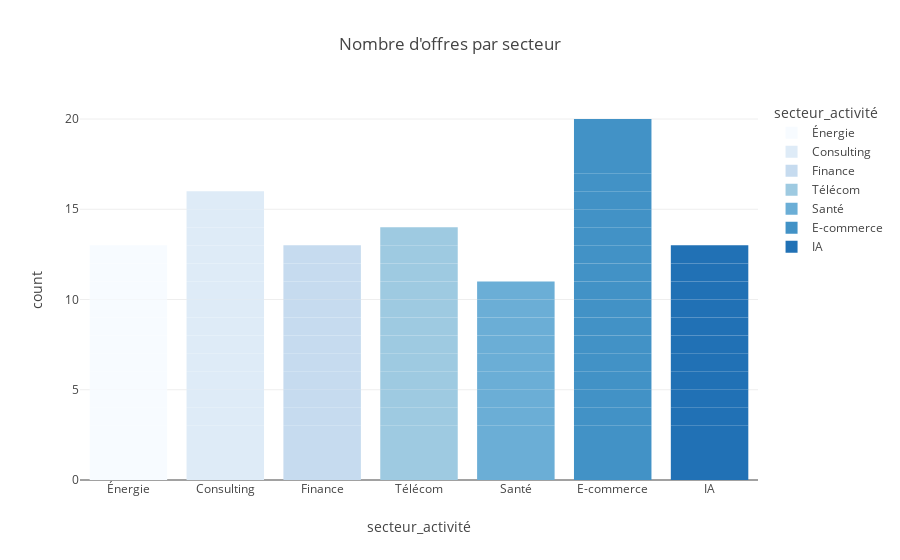

Notebook cell for this chart:
### Markdown cell above
### Graphiques en barres

### Code cell
fig_plotly_bar = px.bar(
    dataviz, 
    x="secteur_activité", 
    title="Nombre d'offres par secteur", 
    color="secteur_activité", 
    color_discrete_sequence=px.colors.sequential.Blues
)
fig_plotly_bar

### Figure 1 — Plotly figure (JSON) as saved in the notebook; plotly's stock layout.template omitted (floating-point values rounded to 4 significant figures)
{"data": [{"hovertemplate": "secteur_activité=%{x}<br>count=%{y}<extra></extra>", "legendgroup": "Énergie", "marker": {"color": "rgb(247,251,255)", "pattern": {"shape": ""}}, "name": "Énergie", "orientation": "v", "showlegend": true, "textposition": "auto", "type": "bar", "x": ["Énergie", "Énergie", "Énergie", "Énergie", "Énergie", "Énergie", "Énergie", "Énergie", "Énergie", "Énergie", "Énergie", "Énergie", "Énergie"], "xaxis": "x", "y": [1, 1, 1, 1, 1, 1, 1, 1, 1, 1, 1, 1, 1], "yaxis": "y"}, {"hovertemplate": "secteur_activité=%{x}<br>count=%{y}<extra></extra>", "legendgroup": "Consulting", "marker": {"color": "rgb(222,235,247)", "pattern": {"shape": ""}}, "name": "Consulting", "orientation": "v", "showlegend": true, "textposition": "auto", "type": "bar", "x": ["Consulting", "Consulting", "Consulting", "Consulting", "Consulting", "Consulting", "Consulting", "Consulting", "Consulting", "Consulting", "Consulting", "Consulting", "Consulting", "Consulting", "Consulting", "Consulting"], "xaxis": "x", "y": [1, 1, 1, 1, 1, 1, 1, 1, 1, 1, 1, 1, 1, 1, 1, 1], "yaxis": "y"}, {"hovertemplate": "secteur_activité=%{x}<br>count=%{y}<extra></extra>", "legendgroup": "Finance", "marker": {"color": "rgb(198,219,239)", "pattern": {"shape": ""}}, "name": "Finance", "orientation": "v", "showlegend": true, "textposition": "auto", "type": "bar", "x": ["Finance", "Finance", "Finance", "Finance", "Finance", "Finance", "Finance", "Finance", "Finance", "Finance", "Finance", "Finance", "Finance"], "xaxis": "x", "y": [1, 1, 1, 1, 1, 1, 1, 1, 1, 1, 1, 1, 1], "yaxis": "y"}, {"hovertemplate": "secteur_activité=%{x}<br>count=%{y}<extra></extra>", "legendgroup": "Télécom", "marker": {"color": "rgb(158,202,225)", "pattern": {"shape": ""}}, "name": "Télécom", "orientation": "v", "showlegend": true, "textposition": "auto", "type": "bar", "x": ["Télécom", "Télécom", "Télécom", "Télécom", "Télécom", "Télécom", "Télécom", "Télécom", "Télécom", "Télécom", "Télécom", "Télécom", "Télécom", "Télécom"], "xaxis": "x", "y": [1, 1, 1, 1, 1, 1, 1, 1, 1, 1, 1, 1, 1, 1], "yaxis": "y"}, {"hovertemplate": "secteur_activité=%{x}<br>count=%{y}<extra></extra>", "legendgroup": "Santé", "marker": {"color": "rgb(107,174,214)", "pattern": {"shape": ""}}, "name": "Santé", "orientation": "v", "showlegend": true, "textposition": "auto", "type": "bar", "x": ["Santé", "Santé", "Santé", "Santé", "Santé", "Santé", "Santé", "Santé", "Santé", "Santé", "Santé"], "xaxis": "x", "y": [1, 1, 1, 1, 1, 1, 1, 1, 1, 1, 1], "yaxis": "y"}, {"hovertemplate": "secteur_activité=%{x}<br>count=%{y}<extra></extra>", "legendgroup": "E-commerce", "marker": {"color": "rgb(66,146,198)", "pattern": {"shape": ""}}, "name": "E-commerce", "orientation": "v", "showlegend": true, "textposition": "auto", "type": "bar", "x": ["E-commerce", "E-commerce", "E-commerce", "E-commerce", "E-commerce", "E-commerce", "E-commerce", "E-commerce", "E-commerce", "E-commerce", "E-commerce", "E-commerce", "E-commerce", "E-commerce", "E-commerce", "E-commerce", "E-commerce", "E-commerce", "E-commerce", "E-commerce"], "xaxis": "x", "y": [1, 1, 1, 1, 1, 1, 1, 1, 1, 1, 1, 1, 1, 1, 1, 1, 1, 1, 1, 1], "yaxis": "y"}, {"hovertemplate": "secteur_activité=%{x}<br>count=%{y}<extra></extra>", "legendgroup": "IA", "marker": {"color": "rgb(33,113,181)", "pattern": {"shape": ""}}, "name": "IA", "orientation": "v", "showlegend": true, "textposition": "auto", "type": "bar", "x": ["IA", "IA", "IA", "IA", "IA", "IA", "IA", "IA", "IA", "IA", "IA", "IA", "IA"], "xaxis": "x", "y": [1, 1, 1, 1, 1, 1, 1, 1, 1, 1, 1, 1, 1], "yaxis": "y"}], "layout": {"barmode": "relative", "legend": {"title": {"text": "secteur_activité"}, "tracegroupgap": 0}, "title": {"text": "Nombre d'offres par secteur"}, "xaxis": {"anchor": "y", "categoryarray": ["Énergie", "Consulting", "Finance", "Télécom", "Santé", "E-commerce", "IA"], "categoryorder": "array", "domain": [0, 1], "title": {"text": "secteur_activité"}}, "yaxis": {"anchor": "x", "domain": [0, 1], "title": {"text": "count"}}}}
